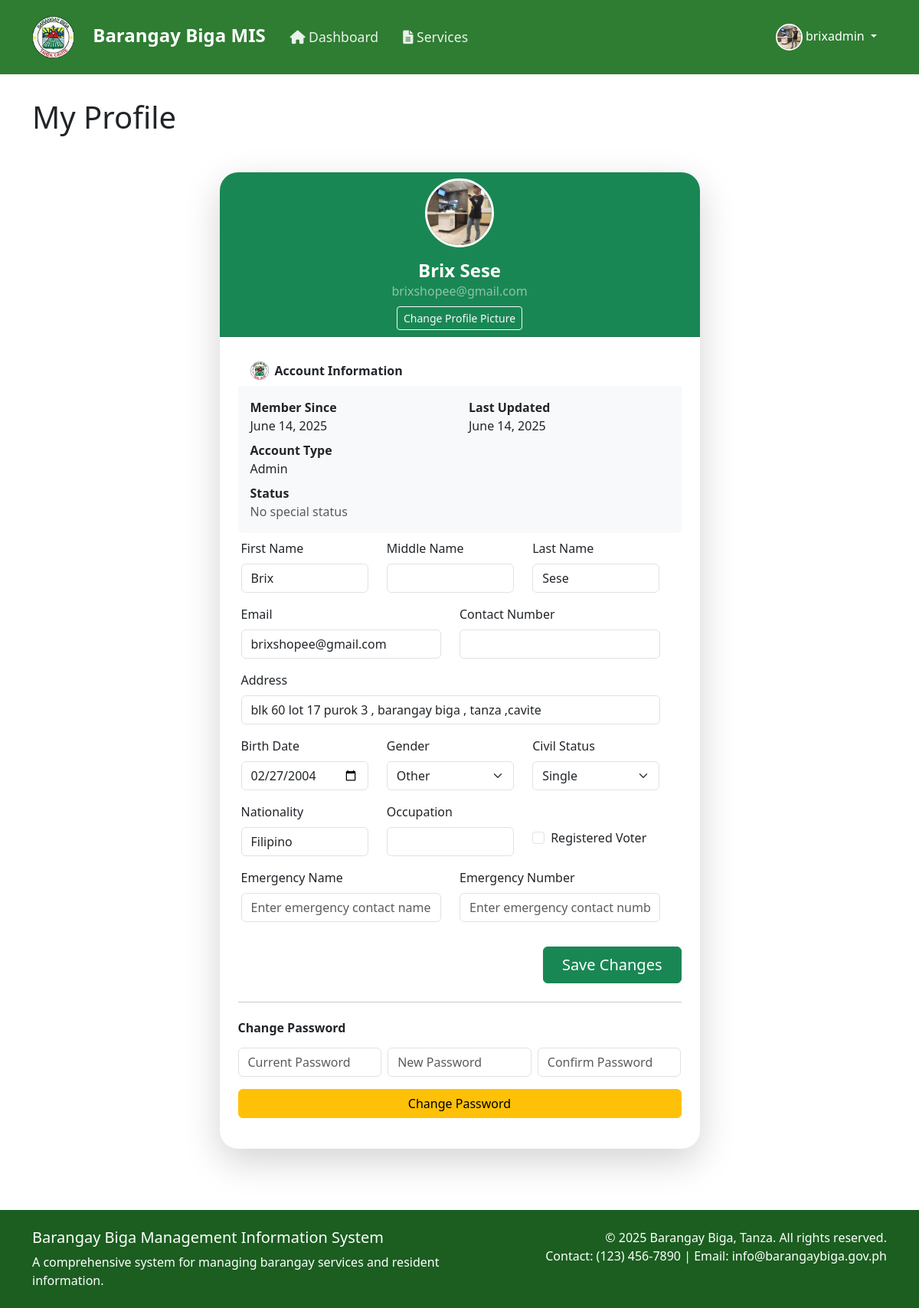
The app's page /resident/profile.php (signed in) with its own data.
### tables this page shows
CREATE TABLE `users` (
  `user_id` int(11) NOT NULL,
  `username` varchar(50) NOT NULL,
  `password` varchar(255) NOT NULL,
  `email` varchar(100) NOT NULL,
  `role` enum('admin','resident') NOT NULL,
  `is_senior_citizen` tinyint(1) DEFAULT 0,
  `is_active` tinyint(1) DEFAULT 1,
  `profile_picture` varchar(255) DEFAULT NULL,
  `last_login` timestamp NULL DEFAULT NULL,
  `failed_login_attempts` int(11) DEFAULT 0,
  `created_at` timestamp NOT NULL DEFAULT current_timestamp(),
  `updated_at` timestamp NOT NULL DEFAULT current_timestamp() ON UPDATE current_timestamp(),
  `reset_code` varchar(6) DEFAULT NULL,
  `reset_code_expires` datetime DEFAULT NULL
);

CREATE TABLE `user_details` (
  `detail_id` int(11) NOT NULL,
  `user_id` int(11) NOT NULL,
  `first_name` varchar(50) NOT NULL,
  `last_name` varchar(50) NOT NULL,
  `middle_name` varchar(50) DEFAULT NULL,
  `birth_date` date NOT NULL,
  `gender` enum('Male','Female','Other') NOT NULL,
  `civil_status` enum('Single','Married','Widowed','Separated','Divorced') NOT NULL,
  `nationality` varchar(50) DEFAULT 'Filipino',
  `occupation` varchar(100) DEFAULT NULL,
  `voter_status` tinyint(1) DEFAULT 0,
  `address` text NOT NULL,
  `contact_number` varchar(20) DEFAULT NULL,
  `emergency_contact` varchar(100) DEFAULT NULL,
  `emergency_number` varchar(20) DEFAULT NULL,
  `created_at` datetime DEFAULT current_timestamp(),
  `updated_at` datetime DEFAULT current_timestamp() ON UPDATE current_timestamp()
);

### resident/profile.php (the view, shortened to what the rows shown need)
<?php
$page_title = 'My Profile';
require_once '../includes/header.php';
require_once '../includes/functions.php';
$user_id = get_current_user_id();
try {
    $stmt = $conn->prepare("
        SELECT u.*, ud.*
        FROM users u
        JOIN user_details ud ON u.user_id = ud.user_id
        WHERE u.user_id = ?
    ");
    $stmt->bind_param("i", $user_id);
    $stmt->execute();
    $user = $stmt->get_result()->fetch_assoc();
} catch (Exception $e) {
    error_log("Profile Error: " . $e->getMessage());
    $error = "An error occurred while loading profile information.";
}
?>
<div class="container py-4">
    <div class="row justify-content-center">
        <div class="col-lg-7 col-md-9">
            <div class="card shadow-lg border-0 mb-4" style="border-radius: 1.5rem;">
                <div class="card-header bg-success text-white text-center" style="border-top-left-radius: 1.5rem; border-top-right-radius: 1.5rem;">
                    <div>
                        <img src="<?php echo (!empty($user['profile_picture']) && $user['profile_picture'] !== 'NULL') ? $user['profile_picture'] : '/capstone2/images/profiledefault.png'; ?>"
                             alt="Profile Picture" class="rounded-circle mb-2" style="width: 90px; height: 90px; object-fit: cover; border: 3px solid #fff;">
                    </div>
                    <h4 class="mb-0 mt-2 fw-bold"><?php echo htmlspecialchars($user['first_name'] ?? '') . ' ' . htmlspecialchars($user['last_name'] ?? ''); ?></h4>
                    <p class="text-white-50 mb-2"><?php echo htmlspecialchars($user['email'] ?? ''); ?></p>
                    <button class="btn btn-outline-light btn-sm" data-bs-toggle="modal" data-bs-target="#changePictureModal">Change Profile Picture</button>
                </div>
                <div class="card-body p-4">
                    <div class="mb-4">
                        <div class="card bg-light border-0">
                            <div class="card-body">
                                <div class="row mb-2">
                                    <div class="col-6">
                                        <strong>Member Since</strong><br><?php echo !empty($user['created_at']) ? format_date($user['created_at']) : 'N/A'; ?>
                                    </div>
                                    <div class="col-6">
                                        <strong>Last Updated</strong><br><?php echo !empty($user['updated_at']) ? format_date($user['updated_at']) : 'N/A'; ?>
                                    </div>
                                </div>
                                <div class="row mb-2">
                                    <div class="col-12">
                                        <strong>Account Type</strong><br><?php echo !empty($user['role']) ? ucfirst($user['role']) : 'N/A'; ?>
                                    </div>
                                </div>
                            </div>
                        </div>
                    </div>
                    <form method="POST" action="" enctype="multipart/form-data">
                        <div class="row g-3">
                            <div class="row mb-3">
                                <div class="col-md-4">
                                    <label for="first_name" class="form-label">First Name</label>
                                    <input type="text" class="form-control" id="first_name" name="first_name" value="<?php echo htmlspecialchars($user['first_name'] ?? ''); ?>">
                                </div>
                                <div class="col-md-4">
                                    <label for="last_name" class="form-label">Last Name</label>
                                    <input type="text" class="form-control" id="last_name" name="last_name" value="<?php echo htmlspecialchars($user['last_name'] ?? ''); ?>">
                                </div>
                            </div>
                            <div class="row mb-3">
                                <div class="col-md-6">
                                    <label for="email" class="form-label">Email</label>
                                    <input type="email" class="form-control" id="email" name="email" value="<?php echo htmlspecialchars($user['email'] ?? ''); ?>">
                                </div>
                            </div>
                            <div class="row mb-3">
                                <div class="col-md-12">
                                    <label for="address" class="form-label">Address</label>
                                    <input type="text" class="form-control" id="address" name="address" value="<?php echo htmlspecialchars($user['address'] ?? ''); ?>">
                                </div>
                            </div>
                            <div class="row mb-3">
                                <div class="col-md-4">
                                    <label for="birth_date" class="form-label">Birth Date</label>
                                    <input type="date" class="form-control" id="birth_date" name="birth_date" value="<?php echo htmlspecialchars($user['birth_date'] ?? ''); ?>">
                                </div>
                                <div class="col-md-4">
                                    <label for="gender" class="form-label">Gender</label>
                                    <select class="form-select" id="gender" name="gender">
                                        <option value="Other" <?php echo (isset($user['gender']) && $user['gender'] === 'Other') ? 'selected' : ''; ?>>Other</option>
                                    </select>
                                </div>
                                <div class="col-md-4">
                                    <label for="civil_status" class="form-label">Civil Status</label>
                                    <select class="form-select" id="civil_status" name="civil_status">
                                        <option value="Single" <?php echo (isset($user['civil_status']) && $user['civil_status'] === 'Single') ? 'selected' : ''; ?>>Single</option>
                                    </select>
                                </div>
                            </div>
                            <div class="row mb-3">
                                <div class="col-md-4">
                                    <label for="nationality" class="form-label">Nationality</label>
                                    <input type="text" class="form-control" id="nationality" name="nationality" value="<?php echo htmlspecialchars($user['nationality'] ?? 'Filipino'); ?>">
                                </div>
                                <div class="col-md-4 d-flex align-items-center">
                                    <div class="form-check mt-4">
                                        <input class="form-check-input" type="checkbox" id="voter_status" name="voter_status" value="1" <?php echo (!empty($user['voter_status'])) ? 'checked' : ''; ?>>
                                        <label class="form-check-label" for="voter_status">Registered Voter</label>
                                    </div>
                                </div>
                            </div>
                        </div>
                    </form>
                </div>
            </div>
        </div>
    </div>
</div>
<?php require_once '../includes/footer.php'; ?>

### includes/header.php (shortened to what the rows shown need)
<?php
require_once __DIR__ . '/auth.php';
$current_page = basename($_SERVER['PHP_SELF']);
$user_role = get_current_user_role();
$is_admin = is_admin();
$profile_picture = '/capstone2/images/profiledefault.png';
if (is_logged_in()) {
    $user_id = $_SESSION['user_id'];
    $stmt = $conn->prepare("SELECT profile_picture FROM users WHERE user_id = ?");
    $stmt->bind_param("i", $user_id);
    $stmt->execute();
    $result = $stmt->get_result();
    if ($row = $result->fetch_assoc()) {
        if (!empty($row['profile_picture']) && $row['profile_picture'] !== 'NULL') {
            $profile_picture = $row['profile_picture'];
        }
    }
}
?>
<!DOCTYPE html>
<html lang="en">
<head>
    <link href="https://cdn.jsdelivr.net/npm/bootstrap@5.3.0/dist/css/bootstrap.min.css" rel="stylesheet">
    <link href="https://cdnjs.cloudflare.com/ajax/libs/font-awesome/6.0.0/css/all.min.css" rel="stylesheet">
</head>
<body>
    <nav class="navbar navbar-expand-lg navbar-dark">
        <div class="container">
            <div class="collapse navbar-collapse" id="navbarNav">
                <?php if (is_logged_in()): ?>
                    <ul class="navbar-nav me-auto">
                        <li class="nav-item">
                            <a class="nav-link <?php echo $current_page === 'dashboard.php' ? 'active' : ''; ?>"
                               href="/capstone2/<?php echo $user_role; ?>/dashboard.php">
                                <i class="fas fa-home"></i> Dashboard
                            </a>
                        </li>
                        <?php if ($is_admin): ?>
                            <li class="nav-item">
                                <a class="nav-link <?php echo $current_page === 'services.php' ? 'active' : ''; ?>"
                                   href="/capstone2/admin/services.php">
                                    <i class="fas fa-file-alt"></i> Services
                                </a>
                            </li>
                        <?php endif; ?>
                    </ul>
                    <div class="user-menu">
                        <div class="dropdown">
                            <button class="btn btn-link dropdown-toggle text-white text-decoration-none" type="button"
                                    id="userMenu" data-bs-toggle="dropdown" aria-expanded="false">
                                <img src="<?php echo htmlspecialchars($profile_picture); ?>"
                                     alt="Profile Picture">
                                <?php echo htmlspecialchars($_SESSION['username']); ?>
                            </button>
                        </div>
                    </div>
                <?php endif; ?>
            </div>
        </div>
    </nav>
    <div class="main-content">
        <div class="container">
            <?php if (isset($page_title)): ?>
                <h1 class="mb-4"><?php echo htmlspecialchars($page_title); ?></h1>
            <?php endif; ?>

### records on screen
users: profile_picture (picture)
user_details: user.profile_picture (picture), first_name "Brix", last_name "Sese", user.email "brixshopee@gmail.com", created_at "June 14, 2025", updated_at "June 14, 2025", user.role "Admin", email "brixshopee@gmail.com", address "blk 60 lot 17 purok 3 , barangay biga , tanza ,cavite", birth_date "02/27/2004", gender "Other", civil_status "Single", nationality "Filipino"

### other values on screen
$_SESSION['username'] "brixadmin"
$page_title "My Profile"
